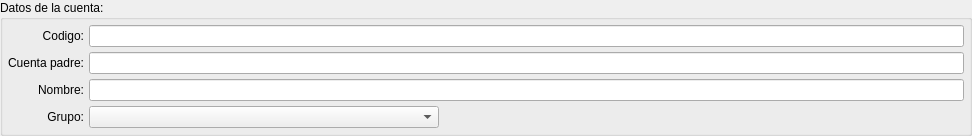
        <widget class="QGroupBox" name="groupBox_4" >
         <property name="layoutDirection" >
          <enum>Qt::LeftToRight</enum>
         </property>
         <property name="title" >
          <string>Datos de la cuenta:</string>
         </property>
         <layout class="QHBoxLayout" >
          <property name="spacing" >
           <number>5</number>
          </property>
          <property name="leftMargin" >
           <number>5</number>
          </property>
          <property name="topMargin" >
           <number>5</number>
          </property>
          <property name="rightMargin" >
           <number>5</number>
          </property>
          <property name="bottomMargin" >
           <number>5</number>
          </property>
          <item>
           <layout class="QGridLayout" >
            <property name="leftMargin" >
             <number>0</number>
            </property>
            <property name="topMargin" >
             <number>0</number>
            </property>
            <property name="rightMargin" >
             <number>0</number>
            </property>
            <property name="bottomMargin" >
             <number>0</number>
            </property>
            <property name="horizontalSpacing" >
             <number>5</number>
            </property>
            <property name="verticalSpacing" >
             <number>5</number>
            </property>
            <item row="3" column="1" >
             <widget class="QComboBox" name="combogrupos" >
              <property name="sizePolicy" >
               <sizepolicy vsizetype="Fixed" hsizetype="Expanding" >
                <horstretch>0</horstretch>
                <verstretch>0</verstretch>
               </sizepolicy>
              </property>
              <property name="minimumSize" >
               <size>
                <width>350</width>
                <height>0</height>
               </size>
              </property>
             </widget>
            </item>
            <item row="2" column="1" colspan="2" >
             <widget class="QLineEdit" name="descripcion" />
            </item>
            <item row="1" column="1" colspan="2" >
             <widget class="QLineEdit" name="codigopadre" />
            </item>
            <item row="1" column="0" >
             <widget class="QLabel" name="TextLabel2" >
              <property name="text" >
               <string>Cuenta padre:</string>
              </property>
              <property name="alignment" >
               <set>Qt::AlignRight|Qt::AlignTrailing|Qt::AlignVCenter</set>
              </property>
             </widget>
            </item>
            <item row="3" column="2" >
             <spacer>
              <property name="orientation" >
               <enum>Qt::Horizontal</enum>
              </property>
              <property name="sizeType" >
               <enum>QSizePolicy::Expanding</enum>
              </property>
              <property name="sizeHint" >
               <size>
                <width>520</width>
                <height>20</height>
               </size>
              </property>
             </spacer>
            </item>
            <item row="0" column="0" >
             <widget class="QLabel" name="Codigo" >
              <property name="text" >
               <string>Codigo:</string>
              </property>
              <property name="alignment" >
               <set>Qt::AlignRight|Qt::AlignTrailing|Qt::AlignVCenter</set>
              </property>
             </widget>
            </item>
            <item row="0" column="1" colspan="2" >
             <widget class="QLineEdit" name="codigo" >
              <property name="sizePolicy" >
               <sizepolicy vsizetype="Fixed" hsizetype="Expanding" >
                <horstretch>0</horstretch>
                <verstretch>0</verstretch>
               </sizepolicy>
              </property>
             </widget>
            </item>
            <item row="2" column="0" >
             <widget class="QLabel" name="Codigo_2" >
              <property name="text" >
               <string>Nombre:</string>
              </property>
              <property name="alignment" >
               <set>Qt::AlignRight|Qt::AlignTrailing|Qt::AlignVCenter</set>
              </property>
             </widget>
            </item>
            <item row="3" column="0" >
             <widget class="QLabel" name="TextLabel5" >
              <property name="text" >
               <string>Grupo:</string>
              </property>
              <property name="alignment" >
               <set>Qt::AlignRight|Qt::AlignTrailing|Qt::AlignVCenter</set>
              </property>
             </widget>
            </item>
           </layout>
          </item>
         </layout>
        </widget>
